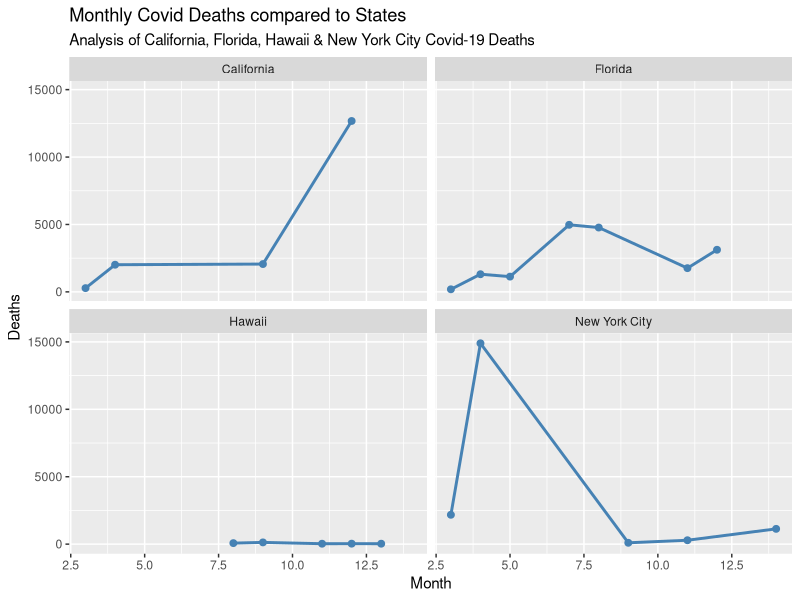

R code for this plot:
## ---- chunk 1
#cuttingoffcode
library(knitr)
opts_chunk$set(tidy.opts=list(width.cutoff=70),tidy=TRUE)
## ---- chunk 2
#importing dataset
library(readr)
CovidA <- read_csv("CovidA.csv")
## ---- chunk 3
#subsetting data
CovidA_sub = subset(CovidA,CovidA$State == "California"|CovidA$State == "New York City" | CovidA$State == "Florida" | CovidA$State == "Hawaii")
## ---- chunk 4
library(ggplot2)
library(dplyr)
## ---- chunk 5
#converting months as to not get confused by year so month 1 is January 2020 and month 14 is February 2021
CovidA_sub_graph = CovidA_sub
CovidA_sub_graph$Month[16] = 13
CovidA_sub_graph$Month[21] = 14

ggplot(data = CovidA_sub_graph, aes(Month, Death)) +
  geom_line(color = "steelblue", size = 1) +
  geom_point(color="steelblue",size = 2) + 
  labs(title = "Monthly Covid Deaths compared to States",
       subtitle = "Analysis of California, Florida, Hawaii & New York City Covid-19 Deaths",
       y = "Deaths", x = "Month") + 
  facet_wrap(~ State)
